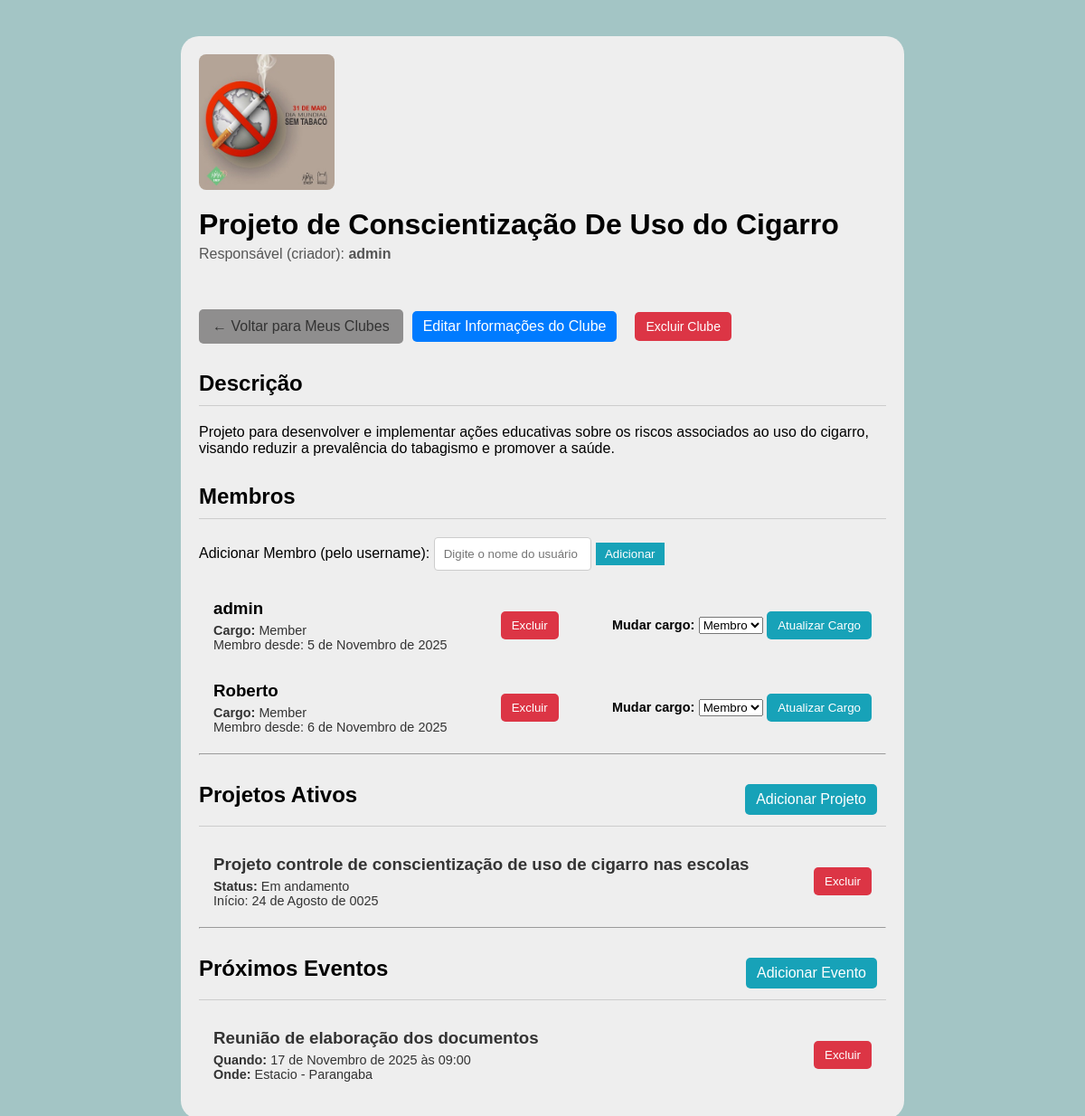
Page /club/1/ (signed in) on the earlier database version.
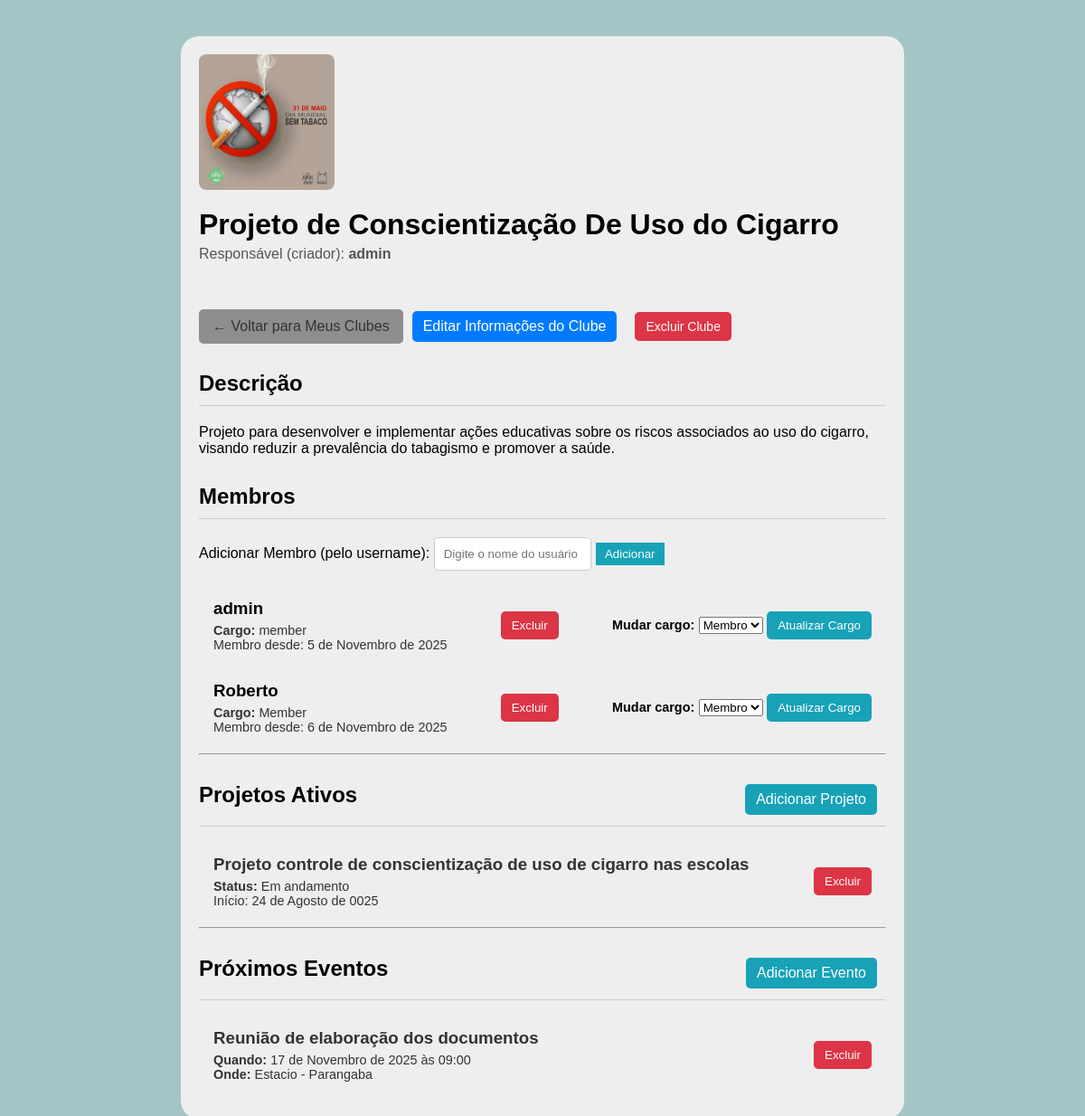
Same page on the later database version.
### clubs/models.py (models this page shows, shortened)
class Membership(models.Model):
    POSITION_CHOICES = (
        ('member', 'Membro'),
        ('manager', 'Gerente'),
    )
    user = models.ForeignKey(settings.AUTH_USER_MODEL, on_delete=models.CASCADE)
    club = models.ForeignKey(Club, on_delete=models.CASCADE)
    position = models.CharField(max_length=100, choices=POSITION_CHOICES, default='Member')
    input_date = models.DateField(auto_now_add=True)
    class Meta:
        unique_together = ('user', 'club')

### users/models.py (models this page shows, shortened)
class User(AbstractUser):
    identifier = models.CharField(max_length=100, unique=True, null=True, blank=True)
    profile_photo = models.ImageField(upload_to='profile_photos/', null=True, blank=True)
    bio = models.TextField(null=True, blank=True)

### clubs/views.py (the view, shortened to what this page needs)
# urls.py: path('club/<int:pk>/', views.club_detail, name='club-detail'),
@login_required
def club_detail(request, pk):
    club = get_object_or_404(Club, pk=pk)
    is_owner = (request.user == club.advisor)
    is_manager = Membership.objects.filter(club=club, user=request.user, position='manager').exists()
    can_manage = (is_owner or is_manager)
    projects = club.projects.all().order_by('-start_date')
    events = club.events.all().order_by('-event_date')
    members = Membership.objects.filter(club=club).order_by('user__first_name')
    context = {
        'club': club,
        'projects': projects,
        'events': events,
        'members': members,
        'is_owner': can_manage,
        'user_logged': request.user,
        'position_choices': Membership.POSITION_CHOICES,
    }
    return render(request, 'clubs/club_detail.html', context)

### templates/clubs/club_detail.html (shortened to what the changed rows need)
{% load static %}
<!DOCTYPE html>
<html lang="pt-br">
<head>
    <link rel="stylesheet" href="{% static 'css/style.css' %}">
</head>
<body>
    <div class="dataset-body">
        <div class="header">
            <div>
                <h1>{{ club.name }}</h1>
            </div>
        </div>
        <div class="section">
            <h2>Descrição</h2>
        </div>
        <div class="section">
            <h2>Membros</h2>
            {% for membro in members %}
            <div class="list-item">
                <div style="display: flex; justify-content: space-between; align-items: center;">
                    <div>
                        <h3>{{ membro.user.get_full_name|default:membro.user.username }}</h3>
                        <p><strong>Cargo:</strong> {{ membro.position }}</p>
                        <p>Membro desde: {{ membro.input_date }}</p>
                    </div>
                    {% if user_logged == club.advisor %}
                    <form action="{% url 'delete-member' pk=club.pk membership_id=membro.pk %}" method="post">
                        <button type="submit" onclick="return confirm('Tem certeza que deseja remover este membro?');"
                            style="background: #dc3545; color: white; border: none; padding: 8px 12px; cursor: pointer; border-radius: 5px;">
                            Excluir
                        </button>
                    </form>
                    <form action="{% url 'set-member-role' pk=club.pk membership_id=membro.pk %}" method="post">
                        <label for="position-{{ membro.pk }}" style="font-size: 0.9em; font-weight: bold;">Mudar
                            cargo:</label>
                        <select name="position" id="position-{{ membro.pk }}">
                            {% for value, label in position_choices %}
                            <option value="{{ value }}" {% if membro.position == value %}selected{% endif %}>
                                {{ label }}
                            </option>
                            {% endfor %}
                        </select>
                        <button type="submit"
                            style="background: #17a2b8; color: white; border: none; padding: 8px 12px; cursor: pointer; border-radius: 5px;">
                            Atualizar Cargo
                            {% endif %}
                    </form>
                </div>
            </div>
            {% empty %}
            <p class="empty">Este clube ainda não possui membros cadastrados.</p>
            {% endfor %}
        </div>
        <div class="section">
            <div class="container-flex">
                <h2 style="margin: 0; border: 0px;">Projetos Ativos </h2>
            </div>
            {% for projeto in projects %}
        </div>
        {% empty %}
        <p class="empty">Nenhum projeto em andamento no momento.</p>
        {% endfor %}
    </div>
    <div class="section">
        <div class="container-flex">
            <h2 style="margin: 0; border: 0px;">Próximos Eventos</h2>
        </div>
    </div>
</body>
</html>

Differences in the rows shown:
changed Membership "admin": position "Member" → "member"
